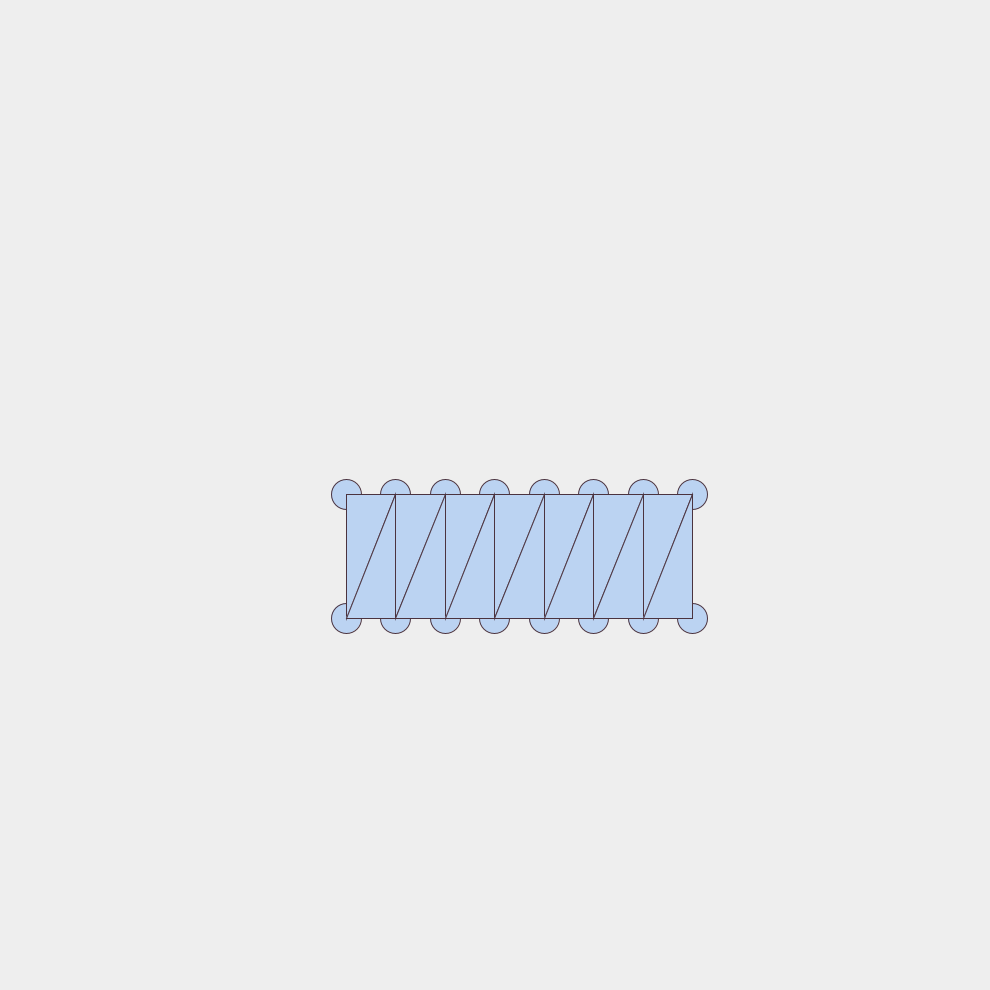
Frame 1 (no input)
Frame 60 (the mouse pressed at the canvas centre just before this capture): identical to frame 1, image omitted
Frame 120 (the mouse held since frame 60 and released just before this capture): identical to frame 1, image omitted

The Processing sketch that drew this single still picture (run headless with seeded random() and noise(); from frame 60 on, the mouse is pressed at the canvas centre):

// Processing sketch: day10_3
// ── day10_3.pde
float shapeWidth, shapeHeight;
float gridWidth = 10;
float gridHeight = 4;

void setup() {
  size(990, 990);
  strokeWeight(1);
  stroke(#4B333F);
  //noStroke();
  ellipseMode(CENTER);
}

void draw() {
  ellipseMode(CENTER);
  translate(width/4,height/4);
  shapeWidth = (width/2)/gridWidth;
  shapeHeight = (height/2)/gridHeight;
  background(#EEEEEE);
  //circle(50,50,100);
  //fill(#BBD3F2);
  beginShape(TRIANGLE_STRIP);
  for (int x = 2; x < gridWidth; x++) {
    for (int y = 2; y < gridHeight; y++) {
      //vertex(gridWidth*x,0);
      if (x%1 == 0 && y%1 == 0) {
        fill(#BBD3F2);
        ellipse(shapeWidth*x, shapeHeight*y, 30, 30);
        vertex(shapeWidth*x, shapeHeight*y);
      }
      else if (x%1 == 1 && y%1 == 1) {
        fill(#000F1B);
        ellipse(shapeWidth*1.5*x, shapeHeight*y, 30, 30);
        vertex(shapeWidth*1.5*x, shapeHeight*y);
      }
      //ellipse((shapeWidth*1.5)*x,shapeHeight*y,30,30);
      //circle(shapeWidth*x,shapeWidth*y,shapeWidth);
    }
  }
  endShape();
}
